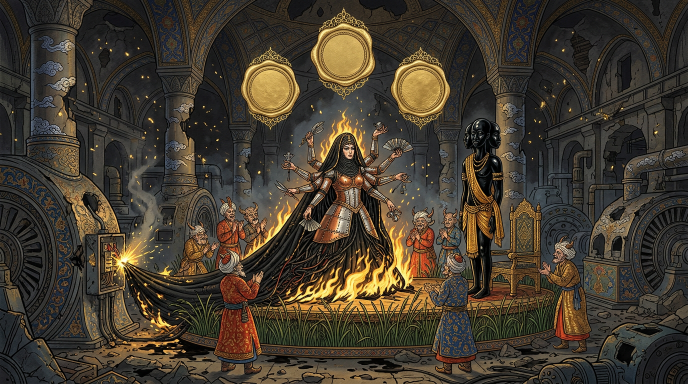
#> input picture refs/scenes/v7-majles.png, 1376 x 768 px, found by its file name (shown at 1/2 size)
$ python build_animatic.py
#> lines starting #> are read from the running program, lines starting #| are printed output that depends on the picture
#!/usr/bin/env python3
# -*- coding: utf-8 -*-
"""سازندهٔ «انیماتیکِ سکانس‌ها» — barq-mv/animatic.html
منبعِ بصریِ ریپو: ۳۶ گام روی پلیت‌های نقاشی‌شدهٔ واقعی (refs) + لایه‌های متحرکِ دقیق:
پردهٔ استودیو، شمعِ زاده‌شونده، موجِ گرما، مدالیون‌های شخصیت‌ها، چراغ‌خطرها،
ساعتِ دیوانه، رودِ شمع‌ها، برگشتِ نور، آتشِ ابدی، مُهرِ «تعطیل» — با قابِ تذهیب،
دانهٔ فیلم، رانشِ دوربین. فونت: لاله‌زار (جاسازی). گام‌ها: از build_story_machine.py.
"""
import base64, io, json, re, os
from PIL import Image

ROOT = os.path.dirname(os.path.abspath(__file__))
BM = os.path.join(ROOT, 'barq-mv')

# ---------- تصاویر ----------
BIG = {  # پلیت‌های تمام‌صفحه
 'majles': 'refs/scenes/v7-majles.png',
 'room':   'refs/gta/taatil-gta-raavi-base.png',
 'city':   'refs/gta/taatil-gta-round.png',
 'turbine':'refs/scenes/taatil-mv-turbine-akhund2.png',
 'haj':    'refs/scenes/v7-haj-khanom.png',
 'built':  'refs/scenes/v7-built-paid.png',
 'fasad':  'refs/scenes/taatil-mv-s4b-fasad-engine.png',
 'riot':   'refs/scenes/v7-riot.png',
 'threephase': 'refs/scenes/v7-threephase.png',
}
SMALL = {  # اسپرایت‌ها و مدالیون‌ها
 'candle': 'refs/characters/candle-hero.jpg',
 'calf':   'refs/characters/golden-calf-pro.jpg',
 'saddam': 'refs/characters/saddam-pro.jpg',
 'angel':  'refs/characters/robot-angel-pro.jpg',
 'basiji': 'refs/characters/basiji-pro.jpg',
 'divche': 'refs/characters/divche-pro.jpg',
 'queen':  'refs/characters/zan-vazir-pro.jpg',
}

def b64_jpg(path, maxw, q):
#> called with path = 'refs/scenes/v7-majles.png', maxw = 1100, q = 80
    im = Image.open(os.path.join(BM, path)).convert('RGB')
#> im is the input picture: PIL image 1376x768 RGB; mean R, G, B 67.7, 58.9, 46.2
    if im.width > maxw:
        im = im.resize((maxw, round(im.height * maxw / im.width)), Image.LANCZOS)
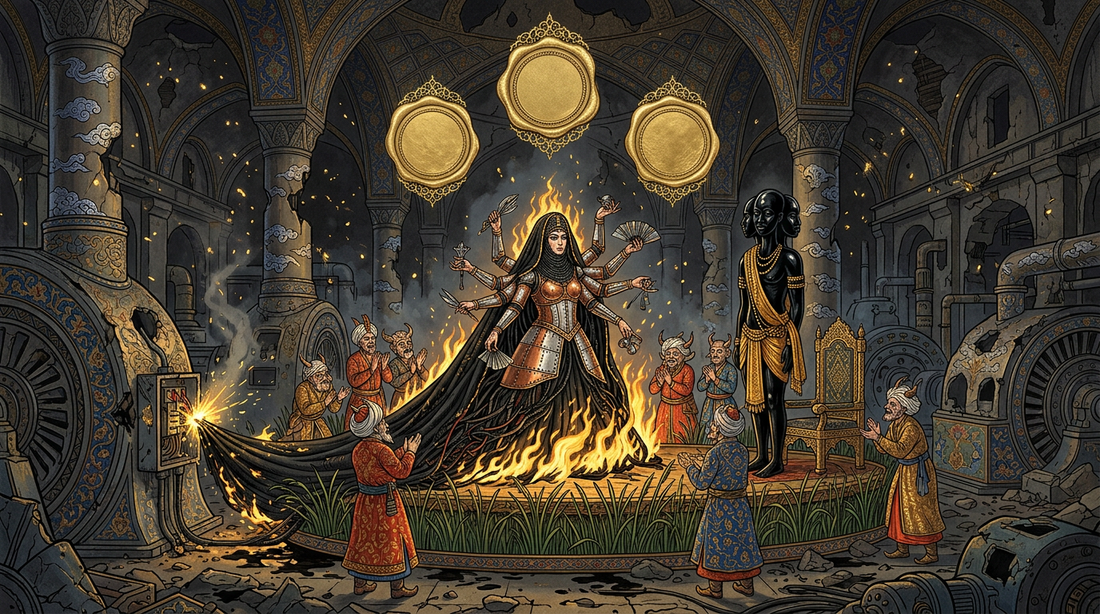
#> im: PIL image 1100x614 RGB; mean R, G, B 67.7, 58.9, 46.3
    buf = io.BytesIO(); im.save(buf, 'JPEG', quality=q, optimize=True)
    return base64.b64encode(buf.getvalue()).decode()

RAW = {}
for k, p in BIG.items():
#> (the run stopped early here; a loop or call above may not have finished)
